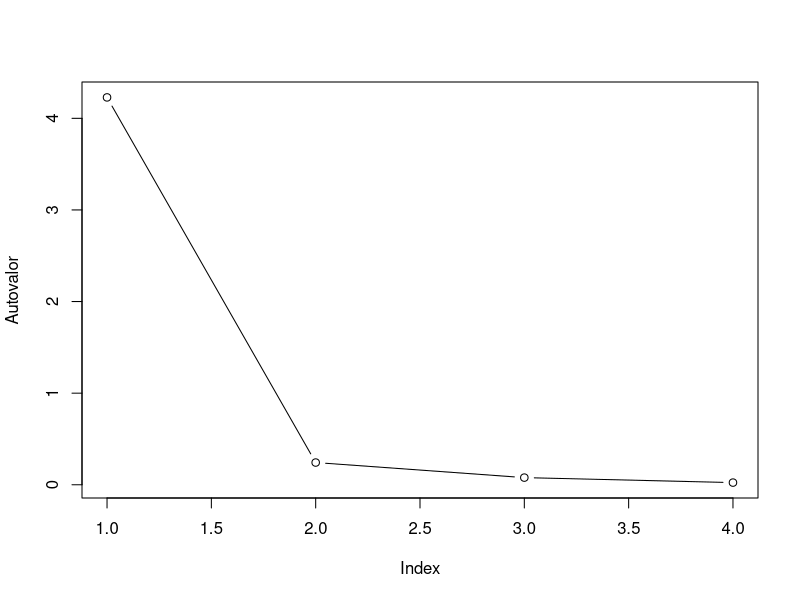

Recreate this plot in R.
### 05/05/2026 ###
#### Número de componentes principais ####
# Não há resposta definitiva para quantas componentes devem ser retidas, mas
# temos alguns fatores a considerar antes de definir essa quantidade.
# - Quantidade explicada de variância total
# - Tamanho relativo dos autovalores (variancia das componentes amostrais)
# - Interpretação das componentes
# - Scree-plot (lambda_i vs i)
#   ex.
    x <- iris[-5]
    xval <- eigen(S<-cov(x))$values
    plot(xval,ylab="Autovalor",type="b")
#   busca-se um "cotovelo" no gráfico; São consideradas as componentes até o ponto em que
#  os autovalores remanescentes são relativamente
#  pequenos e todos aproximadamente do mesmo valor

#### Componentes Principais de Variáveis Padronizadas ####
# Um vetor aleatório X pode ser padronizado como segue:
v.meioinv <- diag(1/diag(sqrt(S)))
z <-scale(x,scale=F)%*%v.meioinv
(P<- cov(z)) #matriz de correlacao de x
S
